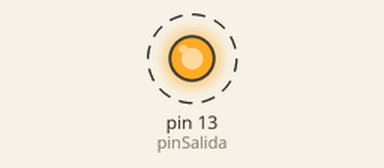
The sketch below on a simulated Arduino Uno, built with avr-gcc and run on an emulated ATmega328P. Shown: output pins drawn as LEDs (lit = HIGH). Dashed ring = blinking.

Above: at 0.2 s.
Timing chart, 0 to 3.0 s (numbered marks = the images above):
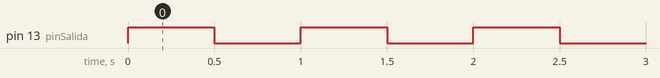

The sketch:

Clock_pulses.ino
```cpp
const int pinSalida = 13;
const int periodo = 1000;

void setup() {
  pinMode(pinSalida, OUTPUT);
}

void loop() {
  digitalWrite(pinSalida, HIGH);
  delay(periodo / 2);
  digitalWrite(pinSalida, LOW);
  delay(periodo / 2);
}
```

Measured:
- by itself, pin 13 (pinSalida): alternates HIGH for 0.50 s and LOW for 0.50 s
